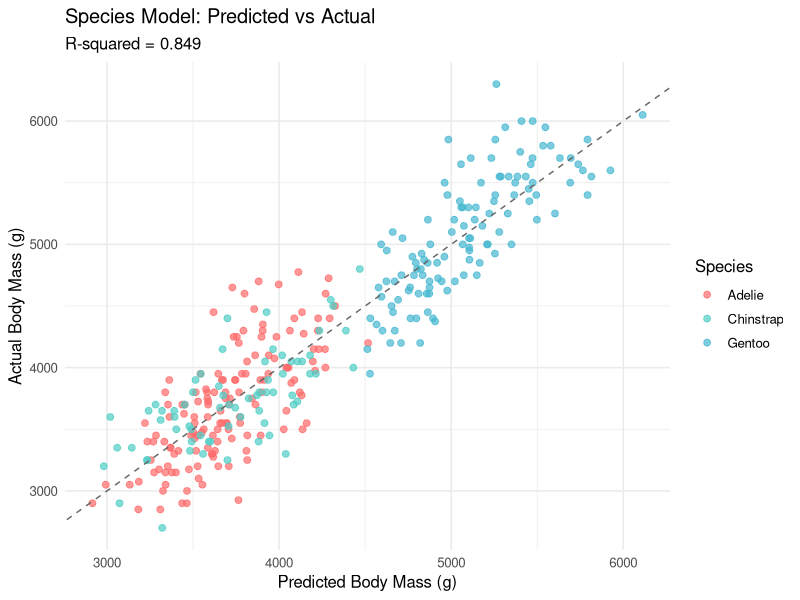
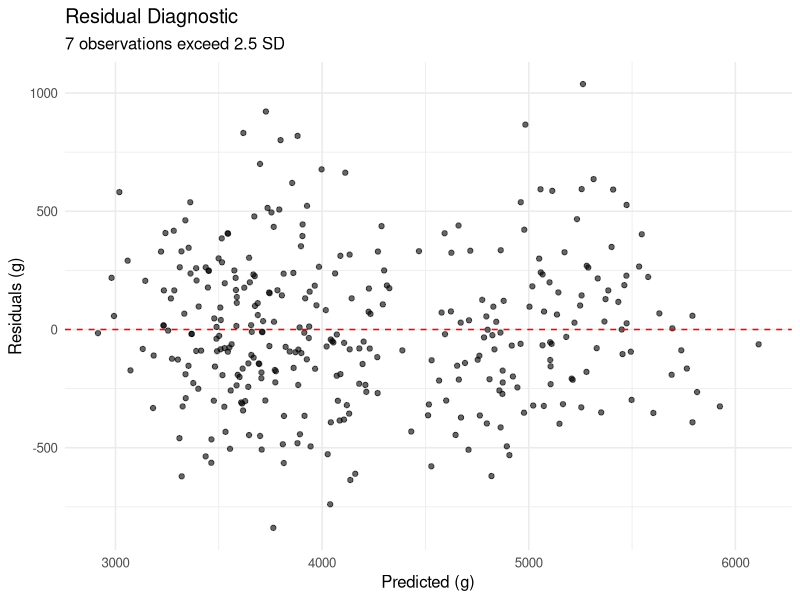

Write the R code that produced these figures, in order.
## ---- chunk 1
library(palmerpenguins)
library(tidyverse)
library(broom)
library(car)
library(knitr)
library(patchwork)

theme_set(theme_minimal(base_size = 12))
penguin_colors <- c(
  "Adelie" = "#FF6B6B",
  "Chinstrap" = "#4ECDC4",
  "Gentoo" = "#45B7D1"
)

data(penguins)
penguins_clean <- penguins |> drop_na()
## ---- chunk 2
simple_model <- lm(
  body_mass_g ~ flipper_length_mm,
  data = penguins_clean
)

simple_metrics <- glance(simple_model)

cat(
  "Part 1 Baseline:\n",
  "  R-squared =",
  round(simple_metrics$r.squared, 3), "\n",
  "  RMSE =",
  round(sigma(simple_model), 1), "grams\n"
)
## ---- chunk 3
multiple_model <- lm(
  body_mass_g ~ bill_length_mm +
    bill_depth_mm +
    flipper_length_mm,
  data = penguins_clean
)

multiple_metrics <- glance(multiple_model)
multiple_coef <- tidy(
  multiple_model,
  conf.int = TRUE
)

cat(
  "Multiple Regression Results:\n",
  "  R-squared:",
  round(multiple_metrics$r.squared, 3),
  "vs",
  round(simple_metrics$r.squared, 3),
  "(simple)\n",
  "  RMSE:",
  round(sigma(multiple_model), 1), "grams\n"
)
## ---- chunk 4
vif_values <- vif(multiple_model)

cat("Multicollinearity Check (VIF):\n")
for (i in seq_along(vif_values)) {
  status <- ifelse(vif_values[i] < 5, "[OK]", "[!]")
  cat(
    sprintf(
      "  %s: %.1f %s\n",
      names(vif_values)[i],
      vif_values[i],
      status
    )
  )
}
## ---- chunk 5
cat("Coefficients (95% CI):\n")
for (i in 2:nrow(multiple_coef)) {
  cat(
    sprintf(
      "  %s: %.1f [%.1f, %.1f] g/mm\n",
      multiple_coef$term[i],
      multiple_coef$estimate[i],
      multiple_coef$conf.low[i],
      multiple_coef$conf.high[i]
    )
  )
}
## ---- chunk 6
species_model <- lm(
  body_mass_g ~ bill_length_mm +
    bill_depth_mm +
    flipper_length_mm +
    species,
  data = penguins_clean
)

species_metrics <- glance(species_model)
species_coef <- tidy(
  species_model,
  conf.int = TRUE
)

improvement <- (
  species_metrics$r.squared -
    multiple_metrics$r.squared
) * 100

cat(
  "Species Model Results:\n",
  "  R-squared:",
  round(species_metrics$r.squared, 3),
  "(up from",
  round(multiple_metrics$r.squared, 3), ")\n",
  "  Improvement: +",
  round(improvement, 1), "percentage points\n",
  "  RMSE:",
  round(sigma(species_model), 1), "grams\n"
)
## ---- chunk 7
species_effects <- species_coef |>
  filter(grepl("species", term))

cat(
  "Species Effects",
  "(vs Adelie baseline, 95% CI):\n"
)
for (i in seq_len(nrow(species_effects))) {
  sp_name <- gsub("species", "", species_effects$term[i])
  cat(
    sprintf(
      "  %s: %+.0f [%+.0f, %+.0f] grams\n",
      sp_name,
      species_effects$estimate[i],
      species_effects$conf.low[i],
      species_effects$conf.high[i]
    )
  )
}
## ---- chunk 8
#| label: fig-species-model
#| fig-cap: "Predicted vs actual body mass from
#|   the species model, colour-coded by species.
#|   Points clustering tightly along the diagonal
#|   indicate strong predictive performance
#|   (R-squared = 0.863)."
#| fig-alt: "Scatter plot showing predicted versus
#|   actual body mass with species-coloured points.
#|   The three species form distinct clusters, and
#|   the overall pattern follows a tight diagonal
#|   line from lower-left to upper-right."

penguins_pred <- penguins_clean |>
  mutate(
    predicted = predict(species_model),
    residual = residuals(species_model)
  )

ggplot(
  penguins_pred,
  aes(x = predicted, y = body_mass_g, color = species)
) +
  geom_point(alpha = 0.7, size = 2) +
  geom_abline(
    slope = 1,
    intercept = 0,
    linetype = "dashed",
    color = "grey40"
  ) +
  scale_color_manual(values = penguin_colors) +
  labs(
    title = "Species Model: Predicted vs Actual",
    subtitle = paste(
      "R-squared =",
      round(species_metrics$r.squared, 3)
    ),
    x = "Predicted Body Mass (g)",
    y = "Actual Body Mass (g)",
    color = "Species"
  ) +
  theme_minimal(base_size = 12)
## ---- chunk 9
cat(
  "Model Progression:\n",
  "  Simple (Part 1):    R-squared = 0.762\n",
  "  Multiple predictors: R-squared = 0.816",
  "(+5.4%)\n",
  "  + Species:           R-squared = 0.863",
  "(+4.7%)\n",
  "\n",
  "RMSE Reduction:",
  round(sigma(simple_model), 0), "->",
  round(sigma(species_model), 0), "grams\n"
)
## ---- chunk 10
new_examples <- data.frame(
  species = c("Adelie", "Chinstrap", "Gentoo"),
  flipper_length_mm = c(190, 195, 220),
  bill_length_mm = c(39, 48, 47),
  bill_depth_mm = c(18, 17, 15)
)

predictions <- predict(
  species_model,
  newdata = new_examples,
  interval = "prediction",
  level = 0.95
)

cat("Prediction Examples (95% intervals):\n")
for (i in seq_len(nrow(new_examples))) {
  cat(
    sprintf(
      "  %s: %.0f g [%.0f, %.0f]\n",
      new_examples$species[i],
      predictions[i, 1],
      predictions[i, 2],
      predictions[i, 3]
    )
  )
}
## ---- chunk 11
#| label: fig-diagnostics
#| fig-cap: "Residuals versus predicted values for
#|   the species model. The absence of systematic
#|   patterns suggests that the linear
#|   specification is adequate."
#| fig-alt: "Scatter plot of residuals versus
#|   predicted values showing a roughly symmetric
#|   cloud of points centred on zero, with no
#|   visible fan shape or curvature."

species_residuals <- residuals(species_model)
outliers <- sum(abs(scale(species_residuals)) > 2.5)

diagnostic_data <- data.frame(
  predicted = predict(species_model),
  residuals = species_residuals
)

ggplot(
  diagnostic_data,
  aes(x = predicted, y = residuals)
) +
  geom_point(alpha = 0.6) +
  geom_hline(
    yintercept = 0,
    color = "red",
    linetype = "dashed"
  ) +
  labs(
    title = "Residual Diagnostic",
    subtitle = paste(
      outliers,
      "observations exceed 2.5 SD"
    ),
    x = "Predicted (g)",
    y = "Residuals (g)"
  ) +
  theme_minimal(base_size = 12)
## ---- chunk 12
#| echo: false
sessionInfo()
